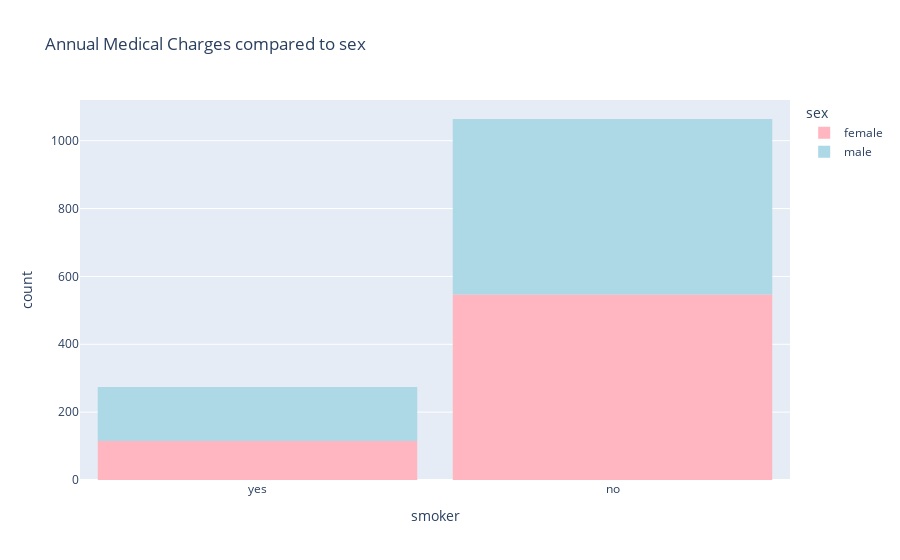

The notebook cell saved with this chart:
### Code cell
fig = px.histogram(medical_df, 
                   x='smoker',  
                   color='sex', 
                   color_discrete_sequence=['lightpink', 'lightblue'], 
                   title='Annual Medical Charges compared to sex')
fig.update_layout(bargap=0.1)
fig.show()

### Figure 1 — Plotly figure (JSON) as saved in the notebook; plotly's stock layout.template omitted (floating-point values rounded to 4 significant figures; data arrays with more than 128 entries replaced by an {"elided": "..."} marker saying what was removed)
{"data": [{"alignmentgroup": "True", "bingroup": "x", "hovertemplate": "sex=female<br>smoker=%{x}<br>count=%{y}<extra></extra>", "legendgroup": "female", "marker": {"color": "lightpink"}, "name": "female", "offsetgroup": "female", "orientation": "v", "showlegend": true, "type": "histogram", "x": {"elided": "662 str values"}, "xaxis": "x", "yaxis": "y"}, {"alignmentgroup": "True", "bingroup": "x", "hovertemplate": "sex=male<br>smoker=%{x}<br>count=%{y}<extra></extra>", "legendgroup": "male", "marker": {"color": "lightblue"}, "name": "male", "offsetgroup": "male", "orientation": "v", "showlegend": true, "type": "histogram", "x": {"elided": "676 str values"}, "xaxis": "x", "yaxis": "y"}], "layout": {"bargap": 0.1, "barmode": "relative", "legend": {"title": {"text": "sex"}, "tracegroupgap": 0}, "title": {"text": "Annual Medical Charges compared to sex"}, "xaxis": {"anchor": "y", "domain": [0, 1], "title": {"text": "smoker"}}, "yaxis": {"anchor": "x", "domain": [0, 1], "title": {"text": "count"}}}}
